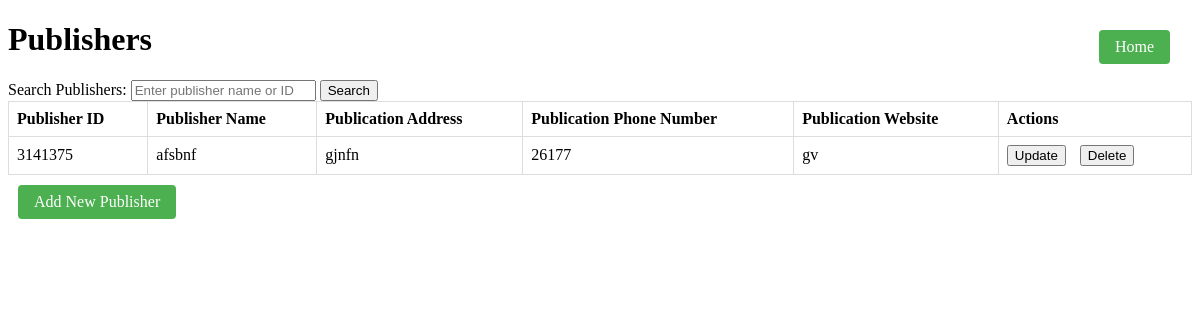
/publishers, run on the app's committed database.
### tables this page shows
CREATE TABLE Publisher (
                        publisher_id TEXT PRIMARY KEY,
                        publisher_name TEXT,
                        publication_address TEXT,
                        publication_phone TEXT,
                        publication_web TEXT
                    );

### main.py (the view)
@app.route('/publishers')
def display_publishers():
    conn = get_db()
    cursor = conn.cursor()
    cursor.execute('SELECT * FROM Publisher')
    publishers = cursor.fetchall()
    return render_template('publishers.html', publishers=publishers)

### main.py (called while the page is built)
def get_db():
    db = getattr(g, '_database', None)
    if db is None:
        db = g._database = sqlite3.connect('bookstore.db')
    return db

### templates/publishers.html (shortened to what this page needs)
<!DOCTYPE html>
<html>
<head>
    <link rel="stylesheet" type="text/css" href="{{ url_for('static', filename='styles.css') }}">
</head>
<body>
    <a href="/" class="home-button">Home</a>
    <h1>Publishers</h1>
    <form action="/publishers/search" method="GET">
        <label>Search Publishers:</label>
        <input type="text" name="query" placeholder="Enter publisher name or ID">
        <button type="submit">Search</button>
    </form>
    <br>
    <div class="publishers-container">
        <table>
            <thead>
                <tr>
                    <th>Publisher ID</th>
                    <th>Publisher Name</th>
                    <th>Publication Address</th>
                    <th>Publication Phone Number</th>
                    <th>Publication Website</th>
                    <th>Actions</th>
                </tr>
            </thead>
            <tbody>
                {% for publisher in publishers %}
                <tr>
                    <td>{{ publisher[0] }}</td>
                    <td>{{ publisher[1] }}</td>
                    <td>{{ publisher[2] }}</td>
                    <td>{{ publisher[3] }}</td>
                    <td>{{ publisher[4] }}</td>
                    <td>
                        <form action="/publishers/update/{{ publisher[0] }}" method="get">
                            <button type="submit">Update</button>
                        </form>
                        <form action="/publishers/delete/{{ publisher[0] }}" method="post">
                            <button type="submit">Delete</button>
                        </form>
                    </td>
                </tr>
                {% endfor %}
            </tbody>
        </table>
    </div>
    <a href="/publishers/add" class="add-publisher-button">Add New Publisher</a>
</body>
</html>

### templates/publishers.html (style rules this page uses)
table { border-collapse: collapse; width: 100%; }
th, td { border: 1px solid #dddddd; text-align: left; padding: 8px; }
form { display: inline; margin: 0; padding: 0; }
form + form { margin-left: 10px; }
.publishers-container { text-align: center; }
.add-publisher-button { display: inline-block; background-color: #4CAF50; color: white; padding: 8px 16px; text-align: center; text-decoration: none; font-size: 16px; margin: 10px; cursor: pointer; border: none; border-radius: 4px; }
.home-button { background-color: #4CAF50; color: white; padding: 8px 16px; text-align: center; text-decoration: none; font-size: 16px; margin: 10px; cursor: pointer; border: none; border-radius: 4px; position: absolute; top: 20px; right: 20px; }

### data on the page
Publisher: publisher_id "3141375", publisher_name "afsbnf", publication_address "gjnfn", publication_phone "26177", publication_web "gv"
